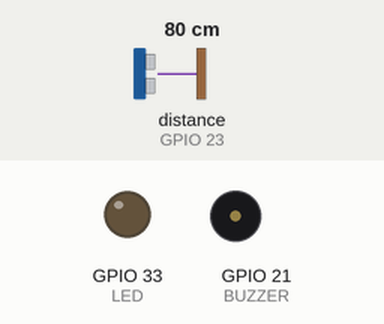
The sketch below on a simulated ESP32. Parts: output pins drawn as LEDs (lit = HIGH), buzzer (waves = sounding, pin HIGH). The inputs (shaded band) are chosen by the test bench; at power-on: distance to the obstacle (sensor on GPIO 23) 80 cm. The echo pulse lasts 58.3 µs per cm; WiFi joins after 1.5 s; servers stay silent unless stated; what the sketch prints to the serial monitor is not drawn.

Above: at 3.2 s.
3.3 s: distance to the obstacle (sensor on GPIO 23) set to 54 cm
4.8 s: distance to the obstacle (sensor on GPIO 23) set to 46 cm
At 5.1 s:
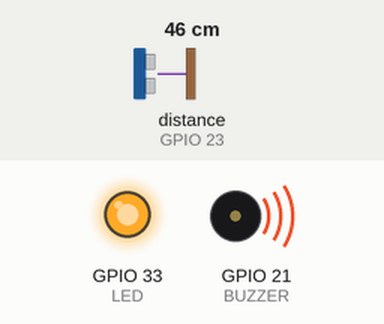
6.3 s: distance to the obstacle (sensor on GPIO 23) set to 60 cm
At 7.2 s:
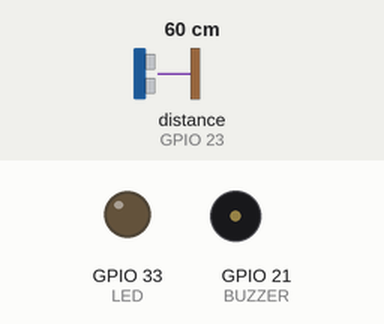
7.8 s: distance to the obstacle (sensor on GPIO 23) set to 2 cm
At 8.8 s:
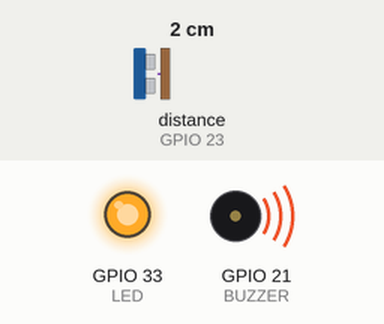
Timing chart, 0 to 10.3 s (numbered marks = the images above; inputs shaded):
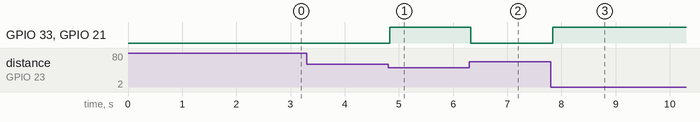

The sketch:

ESP_wifi.ino
```cpp
// Wifi libraries
#include <WiFi.h>
#include <WiFiAP.h>
#include <WiFiClient.h>
#include <WiFiGeneric.h>
#include <WiFiMulti.h>
#include <WiFiSTA.h>
#include <WiFiScan.h>
#include <WiFiServer.h>
#include <WiFiType.h>
#include <WiFiUdp.h>

// Ultrasound sensor improved library
#include <NewPing.h>

// Vars and pins definition
#define TRIGGER_PIN  19
#define ECHO_PIN     23
#define MAX_DISTANCE 400 // Maximum distance we want to measure (in centimeters).
#define BUZZER       21
#define LED          33

NewPing sonar(TRIGGER_PIN, ECHO_PIN, MAX_DISTANCE); // NewPing setup of pins and maximum distance.

unsigned int distance = 0; // var to store distance

void setup()
{
  Serial.begin(9600); // Connection velocity

  initWiFi();
  Serial.print("RRSI: ");
  Serial.println(WiFi.RSSI());

  Serial.println("My first ESP32 program"); // Debug
  pinMode(LED, OUTPUT);
  pinMode(BUZZER, OUTPUT);
}

void loop()
{
  delay(50);                    // Wait 50ms between pings (about 20 pings/sec). 29ms should be the shortest delay between pings.

  //int distance = sonar.ping_cm(); // Send ping, get distance in cm and print result (0 = outside set distance range)

  distance_check();

  //Serial.print("Distance: ");
  //Serial.print(distance);
  //Serial.println("cm");
}

void distance_check()
{
  distance = distance_get();

  if (distance <= 50)
    {
      digitalWrite(LED, HIGH); // LED on
      digitalWrite(BUZZER, HIGH);
    }
  else
    {
      digitalWrite(LED, LOW); // LED off
      digitalWrite(BUZZER, LOW);
    }
}


int distance_get()
{
  int distancecm = sonar.ping_cm(); // Send ping, get distance in cm and print result (0 = outside set distance range)

  return distancecm;
}

void initWiFi()
{
  // Replace with your network credentials
  const char* ssid = "I'm under your bed";
  const char* password = "7MaravilhasNaturais?!";

  WiFi.mode(WIFI_STA);
  WiFi.begin(ssid, password);
  Serial.print("Connecting to WiFi ..");

  while (WiFi.status() != WL_CONNECTED)
  {
    Serial.print("CONNECTED: ");
    delay(1000);
  }

  Serial.println(WiFi.localIP());
}
```

Measured:
- the behaviour switches between 50 and 49 cm on distance to the obstacle (sensor on GPIO 23) (found by bisection; images 0 and 1)
- after the input at 3.3 s, every drawn part: stays the same
- after the input at 4.8 s, GPIO 33 (LED), GPIO 21 (BUZZER): LOW → HIGH at once
- after the input at 6.3 s, GPIO 33 (LED), GPIO 21 (BUZZER): HIGH → LOW at once
- after the input at 7.8 s, GPIO 33 (LED), GPIO 21 (BUZZER): LOW → HIGH at once
